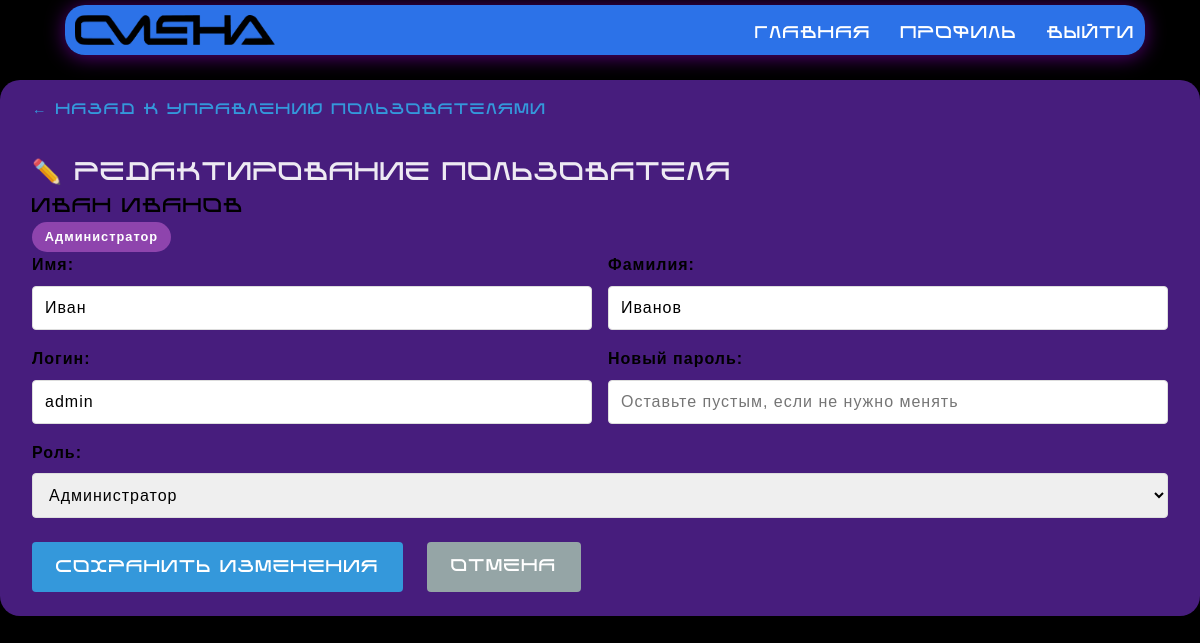
The app's page /КУРСАЧ2/edit_user.php?id=4 (signed in) with its own data.
### tables this page shows
CREATE TABLE `users` (
  `id_user` int(11) NOT NULL,
  `name` varchar(250) NOT NULL,
  `lastname` varchar(250) NOT NULL,
  `login` varchar(250) NOT NULL,
  `password` varchar(250) NOT NULL,
  `role_id` int(11) NOT NULL
);

CREATE TABLE `role` (
  `role_id` int(11) NOT NULL,
  `title` varchar(250) NOT NULL
);

### КУРСАЧ2/edit_user.php (the view, shortened to what this page needs)
<?php
require_once 'auth.php';
$user_id = (int)$_GET['id'];
$stmt = $pdo->prepare("
    SELECT u.*, r.title as role_title
    FROM users u
    LEFT JOIN role r ON u.role_id = r.role_id
    WHERE u.id_user = ?
");
$stmt->execute([$user_id]);
$user = $stmt->fetch(PDO::FETCH_ASSOC);
$stmt_roles = $pdo->query("SELECT * FROM role ORDER BY role_id");
$roles = $stmt_roles->fetchAll(PDO::FETCH_ASSOC);
require_once 'header.php';
?>
<div class="container">
    <div class="breadcrumbs">
        <a href="manage_users.php">← Назад к управлению пользователями</a>
    </div>
    <h2>✏️ Редактирование пользователя</h2>
    <div>
        <div>
            <h3><?php echo htmlspecialchars($user['name'] . ' ' . $user['lastname']); ?></h3>
            <span class="role-badge role-<?php echo $user['role_id']; ?>">
                <?php echo htmlspecialchars($user['role_title']); ?>
            </span>
        </div>
    </div>
    <form method="POST" class="user-form">
        <div class="form-row">
            <div class="form-group">
                <label for="name">Имя:</label>
                <input type="text" id="name" name="name" required
                       value="<?php echo htmlspecialchars($user['name']); ?>">
            </div>
            <div class="form-group">
                <label for="lastname">Фамилия:</label>
                <input type="text" id="lastname" name="lastname" required
                       value="<?php echo htmlspecialchars($user['lastname']); ?>">
            </div>
        </div>
        <div class="form-row">
            <div class="form-group">
                <label for="login">Логин:</label>
                <input type="text" id="login" name="login" required
                       value="<?php echo htmlspecialchars($user['login']); ?>">
            </div>
            <div class="form-group">
                <label for="password">Новый пароль:</label>
                <input type="password" id="password" name="password"
                       placeholder="Оставьте пустым, если не нужно менять">
            </div>
        </div>
        <div class="form-group">
            <label for="role_id">Роль:</label>
            <select id="role_id" name="role_id" required>
                <?php foreach ($roles as $role): ?>
                    <option value="<?php echo $role['role_id']; ?>"
                        <?php echo ($user['role_id'] == $role['role_id']) ? 'selected' : ''; ?>>
                        <?php echo htmlspecialchars($role['title']); ?>
                    </option>
                <?php endforeach; ?>
            </select>
        </div>
        <div class="form-actions">
            <button type="submit" name="edit_user" class="btn btn-primary">Сохранить изменения</button>
            <a href="manage_users.php" class="btn btn-secondary">Отмена</a>
        </div>
    </form>
</div>

### КУРСАЧ2/style.css (style rules this page uses)
* { letter-spacing: 1px; box-sizing: border-box; margin: 0; padding: 0; }
body { margin-top: 80px; line-height: 1.6; background-color: #000000; }
.container { margin: 0 auto; max-width: 1500px; padding: 1rem 2rem 1rem 2rem; background-color: #8939ef85; border-radius: 20px; position: relative; z-index: -2; }
.form-group { margin-bottom: 1rem; }
.form-group label { display: block; font-weight: bold; margin-bottom: 0.5rem; }
.form-group input, .form-group select, .form-group textarea { border: 1px solid #ddd; border-radius: 4px; font-size: 1rem; padding: 0.75rem; width: 100%; }
.role-badge { border-radius: 20px; display: inline-block; font-size: 0.8rem; font-weight: 600; min-width: 120px; padding: 0.3rem 0.8rem; text-align: center; }
.form-actions { display: flex; gap: 1rem; margin-top: 1.5rem; }
h1, h2, h3, h4, h5, h6, a, button { font-family: 'kiber', sans-serif; font-weight: 700; letter-spacing: 2px; text-transform: uppercase; }
h2 { color: #ffffffe8; }
body, p, div, span, li, strong, td, small { font-family: 'kiber-n', sans-serif; }
.btn { background: #3498db; border: none; border-radius: 4px; color: white; cursor: pointer; display: inline-block; font-size: 1rem; margin-bottom: 0.5rem; margin-right: 0.5rem; padding: 0.75rem 1.5rem; text-decoration: none; transition: background 0.3s; }
.btn-secondary { background: #95a5a6; }
.btn-primary { background: #3498db; }
.breadcrumbs { margin-bottom: 2rem; }
.breadcrumbs a { color: #3498db; font-size: 0.9rem; text-decoration: none; }
.form-row { display: grid; gap: 1rem; grid-template-columns: 1fr 1fr; }
.user-form { max-width: 100%; }
.role-1 { background: #8e44ad; color: white; }

### records on screen
users: name+lastname "ИВАН ИВАНОВ", role.title "Администратор", name "Иван", lastname "Иванов", login "admin", role_id "Администратор"
